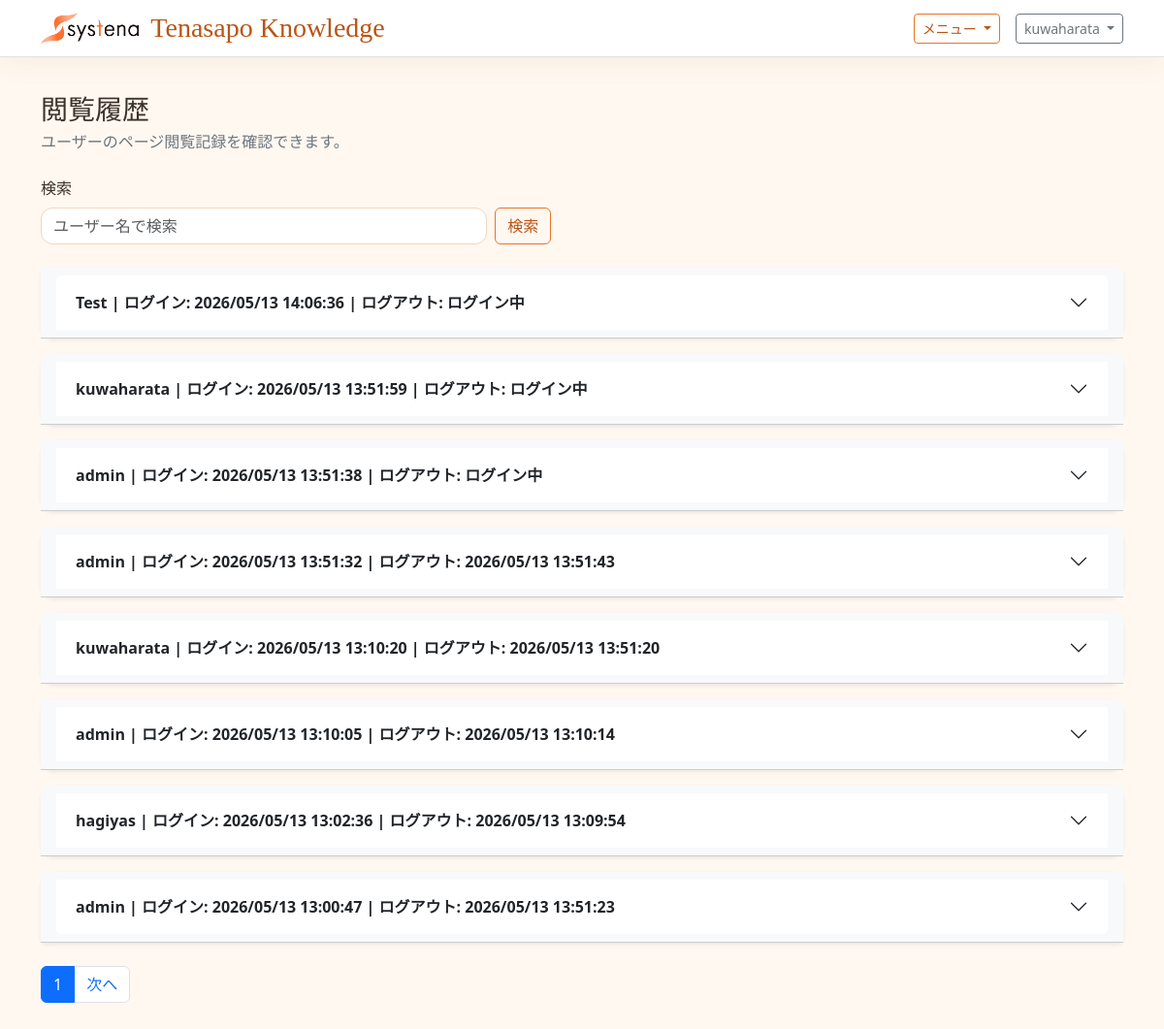
Page /histories/views/ (signed in) on the earlier database version.
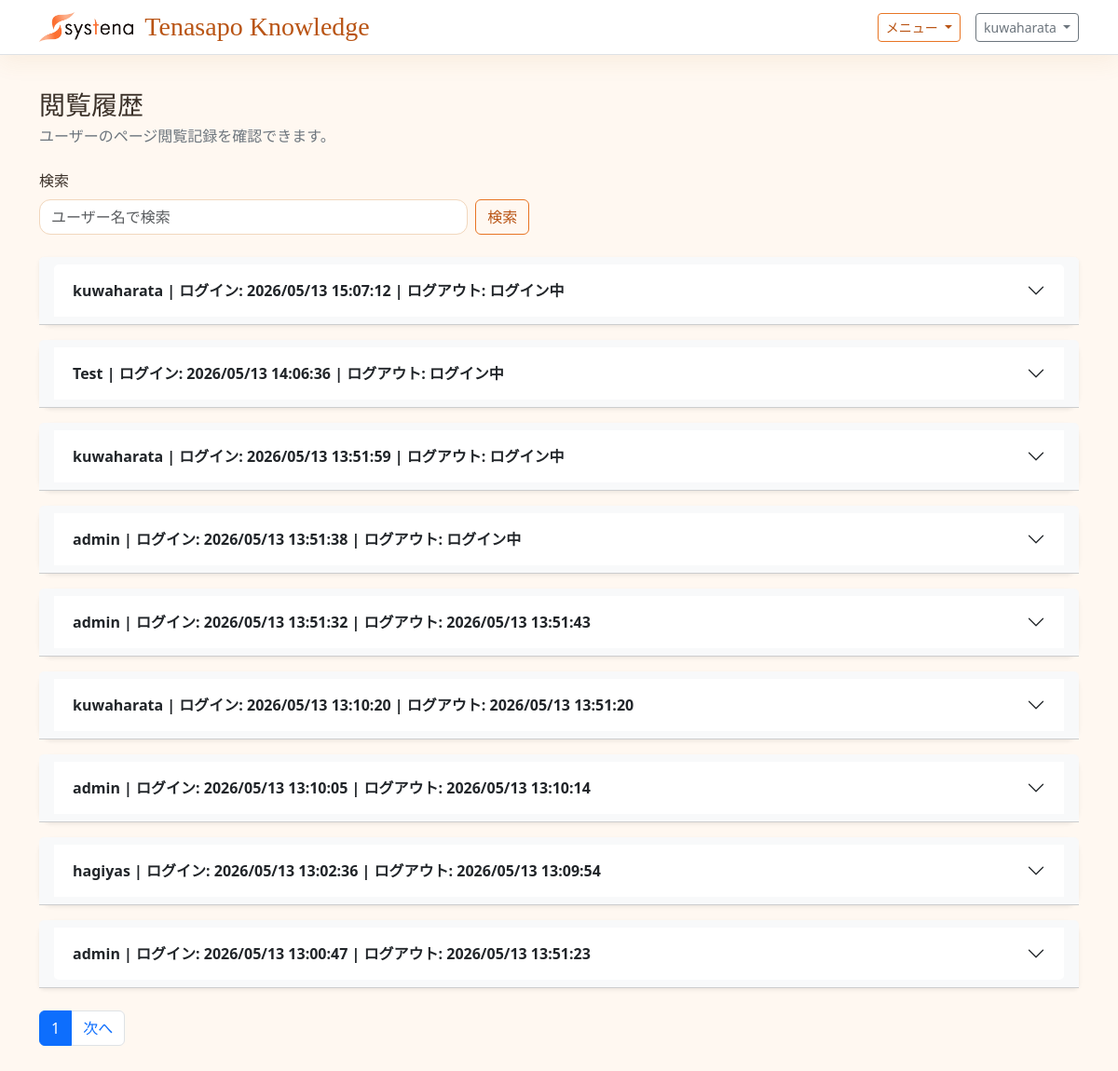
Same page on the later database version.
### tenasapo_knowledge/models.py (models this page shows, shortened)
class LoginHistory(models.Model):
    user = models.ForeignKey(
        settings.AUTH_USER_MODEL,
        on_delete=models.SET_NULL,
        null=True,
        blank=True,
        related_name='login_histories',
        verbose_name='ユーザー',
    )
    username = models.CharField('ユーザー名', max_length=150)
    ip_address = models.CharField('IPアドレス', max_length=64, blank=True)
    user_agent = models.TextField('User-Agent', blank=True)
    logged_in_at = models.DateTimeField('ログイン日時', auto_now_add=True)
    logged_out_at = models.DateTimeField('ログアウト日時', null=True, blank=True)
    class Meta:
        verbose_name = 'ログイン履歴'
        verbose_name_plural = 'ログイン履歴'
        ordering = ['-logged_in_at']

### tenasapo_knowledge/views.py (the view)
# urls.py: path('histories/views/', ViewHistoryListView.as_view(), name='view_history_list'),
class ViewHistoryListView(StaffRequiredMixin, ListView):
    template_name = 'tenasapo_knowledge/view_history_list.html'
    context_object_name = 'view_histories'
    paginate_by = 50
    def get_queryset(self):
        queryset = ViewHistory.objects.select_related('user', 'login_history')
        query = self.request.GET.get('q', '').strip()
        if query:
            queryset = queryset.filter(username__icontains=query)
        return queryset.order_by('-login_history__logged_in_at', 'viewed_at')
    def get_context_data(self, **kwargs):
        context = super().get_context_data(**kwargs)
        context['query'] = self.request.GET.get('q', '')
        grouped_histories = {}
        for history in context['view_histories']:
            login_history = history.login_history
            if not login_history:
                continue
            session_key = f'session-{login_history.id}'
            if session_key not in grouped_histories:
                grouped_histories[session_key] = {
                    'session': login_history,
                    'items': [],
                }
            grouped_histories[session_key]['items'].append(history)
        context['grouped_view_histories'] = list(grouped_histories.values())
        return context

### tenasapo_knowledge/views.py (called while the page is built)
    def test_func(self):
        user = self.request.user
        return user.is_authenticated and (user.is_staff or user.is_superuser)

### tenasapo_knowledge/templates/tenasapo_knowledge/view_history_list.html (shortened to what this page needs)
{% extends "base.html" %}
{% block content %}
<div class="d-flex flex-column flex-md-row justify-content-between align-items-md-center gap-3 mb-4">
    <div>
        <h1 class="h3 mb-1">閲覧履歴</h1>
        <p class="text-secondary mb-0">ユーザーのページ閲覧記録を確認できます。</p>
    </div>
</div>
<form class="row gy-2 gx-2 align-items-end mb-4" method="get">
    <div class="col-12 col-md-5">
        <label class="form-label" for="q">検索</label>
        <input class="form-control" id="q" type="search" name="q" value="{{ query }}" placeholder="ユーザー名で検索">
    </div>
    <div class="col-12 col-md-auto">
        <button class="btn btn-outline-primary" type="submit">検索</button>
    </div>
</form>
{% if grouped_view_histories %}
    <div class="accordion d-grid gap-3" id="sessionAccordion">
        {% for group in grouped_view_histories %}
            <section class="card shadow-sm accordion-item border-0">
                <div class="card-header bg-light accordion-header" id="sessionHeading{{ forloop.counter }}">
                    <button
                        class="accordion-button collapsed fw-semibold"
                        type="button"
                        data-bs-toggle="collapse"
                        data-bs-target="#sessionBody{{ forloop.counter }}"
                        aria-expanded="false"
                        aria-controls="sessionBody{{ forloop.counter }}"
                    >
                        {% if group.session %}
                            {{ group.session.username }}
                            | ログイン: {{ group.session.logged_in_at|date:"Y/m/d H:i:s" }}
                            | ログアウト:
                            {% if group.session.logged_out_at %}
                                {{ group.session.logged_out_at|date:"Y/m/d H:i:s" }}
                            {% else %}
                                ログイン中
                            {% endif %}
                        {% else %}
                            セッション情報なし
                        {% endif %}
                    </button>
                </div>
            </section>
        {% endfor %}
    </div>
{% else %}
    <div class="card shadow-sm">
        <div class="card-body text-center text-secondary py-4">閲覧履歴がありません。</div>
    </div>
{% endif %}
{% if is_paginated %}
    <nav class="mt-4" aria-label="ページネーション">
        <ul class="pagination">
            <li class="page-item active" aria-current="page">
                <span class="page-link">{{ page_obj.number }}</span>
            </li>
            {% if page_obj.has_next %}
                <li class="page-item">
                    <a class="page-link" href="?page={{ page_obj.next_page_number }}&q={{ query|urlencode }}">次へ</a>
                </li>
            {% endif %}
        </ul>
    </nav>
{% endif %}
{% endblock %}

### templates/base.html (shortened to what this page needs)
{% load static %}
<!doctype html>
<html lang="ja">
<head>
    <link href="https://cdn.jsdelivr.net/npm/bootstrap@5.3.3/dist/css/bootstrap.min.css" rel="stylesheet">
</head>
<body>
    <nav class="navbar navbar-expand-lg border-bottom fixed-top">
        <div class="container">
            <a class="navbar-brand brand-title" href="{% url 'article_list' %}">
                <img class="brand-logo" src="{% static 'systena_logo.png' %}" alt="Systena">
                <span>Tenasapo Knowledge</span>
            </a>
            {% if user.is_authenticated %}
                <div class="d-flex align-items-center gap-3">
                    <div class="dropdown">
                        <button class="btn btn-outline-primary btn-sm dropdown-toggle" type="button" data-bs-toggle="dropdown" aria-expanded="false">
                            メニュー
                        </button>
                    </div>
                    <div class="dropdown">
                        <button class="btn btn-outline-secondary btn-sm dropdown-toggle" type="button" data-bs-toggle="dropdown" aria-expanded="false">
                            {{ user.get_username }}
                        </button>
                    </div>
                </div>
            {% endif %}
        </div>
    </nav>
    <main class="container py-4">
        {% block content %}{% endblock %}
    </main>
</body>
</html>

### templates/base.html (style rules this page uses)
:root { --tk-bg: #fff8f1; --tk-surface: #ffffff; --tk-surface-warm: #fff1df; --tk-primary: #e87524; --tk-primary-dark: #b95414; --tk-primary-soft: #ffe1c2; --tk-text: #3b3129; --tk-muted: #826f61; --tk-border: #f1d7bd; }
body { background: var(--tk-bg); color: var(--tk-text); font-family: "Yu Gothic", "Hiragino Maru Gothic ProN", "Meiryo", system-ui, sans-serif; padding-top: 4.5rem; }
.navbar { background: rgba(255, 255, 255, 0.94); border-color: var(--tk-border); box-shadow: 0 8px 24px rgba(184, 112, 39, 0.08); backdrop-filter: blur(8px); }
.brand-title { display: inline-flex; align-items: center; gap: 0.75rem; font-family: "Brush Script MT", "Segoe Script", "Lucida Handwriting", cursive; font-size: 1.75rem; font-weight: 400; letter-spacing: 0; line-height: 1; color: var(--tk-primary-dark); }
.brand-logo { display: block; width: auto; height: 2rem; object-fit: contain; }
.btn-outline-primary { --bs-btn-color: var(--tk-primary-dark); --bs-btn-border-color: var(--tk-primary); --bs-btn-hover-bg: var(--tk-primary); --bs-btn-hover-border-color: var(--tk-primary); --bs-btn-active-bg: var(--tk-primary-dark); --bs-btn-active-border-color: var(--tk-primary-dark); }
.form-control, .form-select { border-color: var(--tk-border); border-radius: 0.75rem; }
.dropdown-menu, .card, .accordion { border-color: var(--tk-border); border-radius: 0.9rem; }

Differences in the rows shown:
added LoginHistory: session.username "kuwaharata", session.logged_in_at "2026/05/13 15:07:12", shows "ログイン中"
